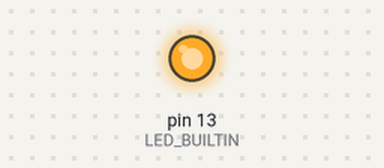
A sketch run on a simulated Arduino Uno, built with avr-gcc and run on an emulated ATmega328P. Shown: output pins drawn as LEDs (lit = HIGH). What the sketch prints to the serial monitor is not drawn.

Above: at 0.5 s.
At 3.5 s:
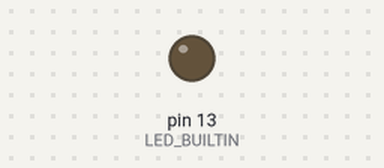
Timing chart, 0 to 7.8 s (numbered marks = the images above):
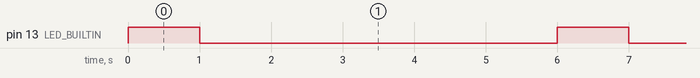

Measured:
- by itself, pin 13 (LED_BUILTIN): alternates HIGH for 1.0 s and LOW for 5.0 s

The sketch:

Video_Control_Transmeter.ino
```cpp
// Arduino Code for Video Player Control

int x = 1;

void setup() {
  // Initialize serial communication at a baud rate of 9600
  Serial.begin(9600);

  // Set the built-in LED pin as an output
  pinMode(LED_BUILTIN, OUTPUT);
}

void loop() {
  // Print the current value of 'x' to the serial port
  Serial.print(x++);

  // Reset 'x' to 1 if it exceeds 4
  if (x > 4)
    x = 1;

  // Turn on the built-in LED (HIGH voltage level)
  digitalWrite(LED_BUILTIN, HIGH);

  // Delay for 1 second
  delay(1000);

  // Turn off the built-in LED (LOW voltage level)
  digitalWrite(LED_BUILTIN, LOW);

  // Delay for 5 seconds before repeating the loop
  delay(5000);
}
```
